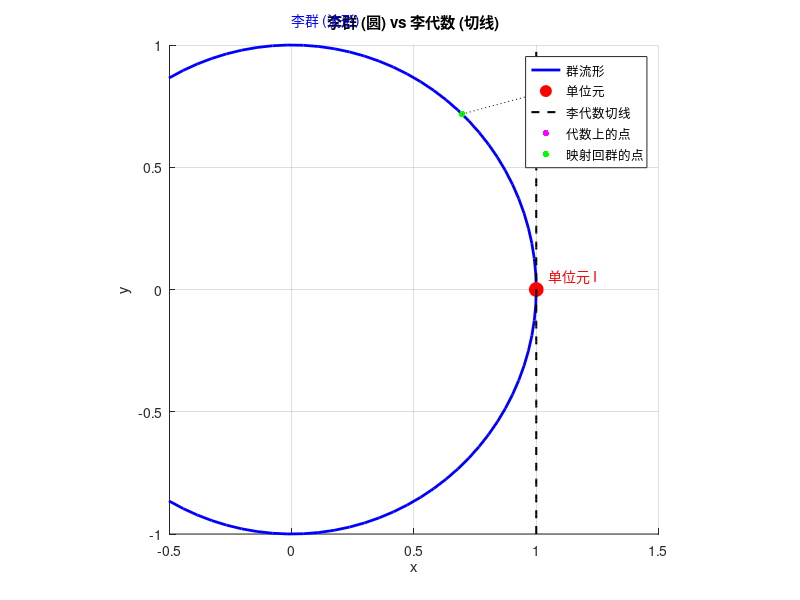

This figure's MATLAB source:
clc; clear; close all;

% 1. 设置画图画布
figure('Color', 'w');
hold on; axis equal; grid on;
axis([-0.5 1.5 -1 1]);
title('李群 (圆) vs 李代数 (切线)');
xlabel('x'); ylabel('y');

% 2. 绘制李群 (SO(2) 在几何上就是一个单位圆)
theta = linspace(0, 2*pi, 100);
plot(cos(theta), sin(theta), 'b-', 'LineWidth', 2); 
text(0, 1.1, '李群 (流形)', 'Color', 'b');

% 3. 绘制单位元 (Identity)
plot(1, 0, 'ro', 'MarkerSize', 10, 'MarkerFaceColor', 'r');
text(1.05, 0.05, '单位元 I', 'Color', 'r');

% 4. 绘制李代数 (切空间)
% 在 SO(2) 中，单位元 (1,0) 处的切线是垂直线 x=1
y_tan = linspace(-1, 1, 100);
x_tan = ones(size(y_tan));
plot(x_tan, y_tan, 'k--', 'LineWidth', 1.5);
text(1.05, 0.8, '李代数 (切空间)', 'Color', 'k');

% 5. 演示：代数上的向量 vs 群上的运动
% 定义一个李代数元素 (反对称矩阵，代表角速度)
omega = 1; % 标量值
X = [0 -omega; omega 0]; % 生成元 (Generator)

% 模拟时间 t 的变化
dt_steps = linspace(0, 0.8, 20); 

for t = dt_steps
    % --- A. 在李代数上 (直线走) ---
    % 这里的 v 就是切向量 v = X * t 的某种表示
    % 在几何图中，它就是切线上的高度
    linear_pos = [1; omega * t]; 
    h1 = plot(linear_pos(1), linear_pos(2), 'm.', 'MarkerSize', 15);
    
    % --- B. 在李群上 (通过指数映射弯曲回去) ---
    % R = expm(X * t)
    R = expm(X * t);
    % 作用在基向量 [1;0] 上看位置
    group_pos = R * [1; 0];
    h2 = plot(group_pos(1), group_pos(2), 'g.', 'MarkerSize', 15);
    
    % 画出对应关系
    h3 = plot([linear_pos(1) group_pos(1)], [linear_pos(2) group_pos(2)], 'k:');
    
    pause(0.1);
    if t ~= dt_steps(end)
        delete(h1); delete(h2); delete(h3);
    end
end

legend('群流形', '单位元', '李代数切线', '代数上的点', '映射回群的点');